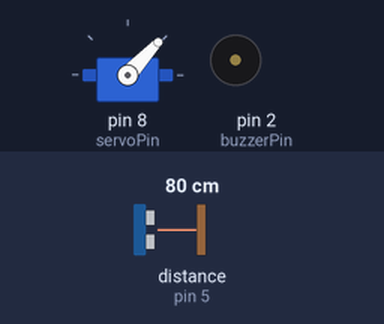
Bench run of a sketch on a simulated Arduino Uno, built with avr-gcc and run on an emulated ATmega328P. Parts: servo, buzzer (waves = sounding, pin HIGH). Wiring (inferred from the names in the program): ultrasonic range finder: trigger pin 4; echo pin 5. Inputs (shaded band) come from the test bench; at power-on: distance to the obstacle (sensor on pin 5) 80 cm. The echo pulse lasts 58.3 µs per cm; pins used as bus, display or sensor lines are not drawn.

Above: at 1.2 s.
1.3 s: distance to the obstacle (sensor on pin 5) set to 2 cm
At 1.67 s:
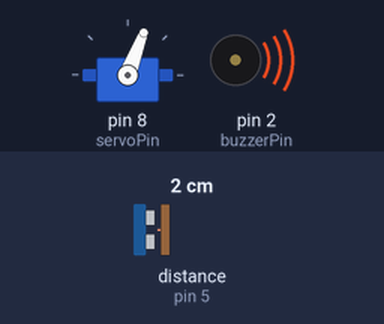
4.3 s: distance to the obstacle (sensor on pin 5) set to 18 cm
At 5.07 s:
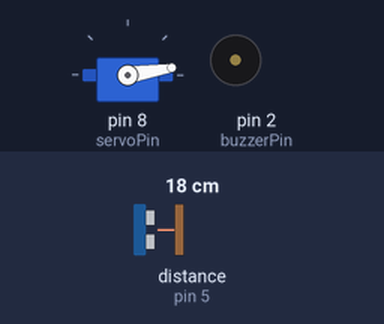
7.3 s: distance to the obstacle (sensor on pin 5) set to 4 cm
At 7.49 s:
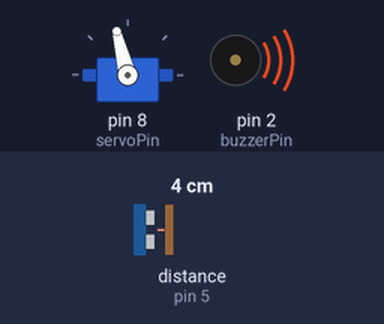
10.3 s: distance to the obstacle (sensor on pin 5) set to 35 cm
At 11.87 s:
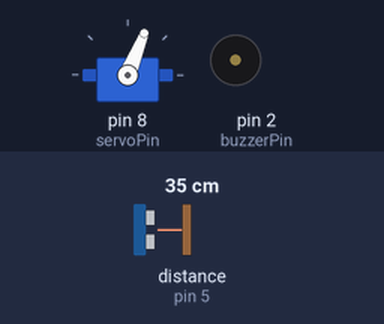
Timing chart, 0 to 14.3 s (numbered marks = the images above; inputs shaded):
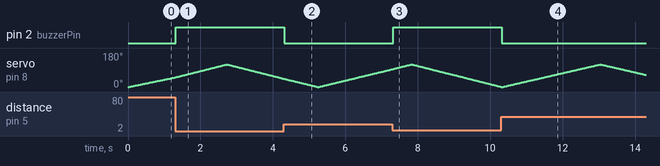

The sketch:

ultrasonic-servo-system.ino
```cpp
#include <Servo.h>

Servo servo;

// Pins
const int servoPin = 8;
const int buzzerPin = 2;
const int trigPin = 4;
const int echoPin = 5;

// Settings
const int distanceThreshold = 10;

int angle = 0;
int direction = 1;

void setup() {
  servo.attach(servoPin);

  pinMode(buzzerPin, OUTPUT);
  pinMode(trigPin, OUTPUT);
  pinMode(echoPin, INPUT);

  digitalWrite(buzzerPin, LOW);
}

void loop() {

  // ===== Servo Sweep =====
  servo.write(angle);

  angle += direction * 1;

  // Change direction at limits
  if (angle >= 120 || angle <= 0) {
    direction *= -1;
  }

  // ===== Ultrasonic Reading =====
  long distance = getDistance();

  // ===== Buzzer Control =====
  if (distance > 0 && distance <= distanceThreshold) {
    digitalWrite(buzzerPin, HIGH);
  } else {
    digitalWrite(buzzerPin, LOW);
  }

  delay(20); // Small delay for smooth motion
}


// ===============================
// Function to Read Distance
// ===============================
long getDistance() {

  long duration;
  long distance;

  // Clear trigger
  digitalWrite(trigPin, LOW);
  delayMicroseconds(2);

  // Send pulse
  digitalWrite(trigPin, HIGH);
  delayMicroseconds(10);
  digitalWrite(trigPin, LOW);

  // Read echo with timeout
  duration = pulseIn(echoPin, HIGH, 20000);

  // If no signal received
  if (duration == 0) {
    return -1;
  }

  // Convert to cm
  distance = duration * 0.034 / 2;

  return distance;
}
```

Measured:
- after the input at 1.3 s, pin 2 (buzzerPin): LOW → HIGH at once
- after the input at 4.3 s, pin 2 (buzzerPin): HIGH → LOW at once
- after the input at 7.3 s, pin 2 (buzzerPin): LOW → HIGH at once
- after the input at 10.3 s, pin 2 (buzzerPin): HIGH → LOW at once
